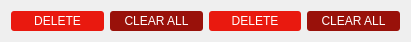
   <widget class="QWidget" name="gridLayoutWidget_3">
    <property name="geometry">
     <rect>
      <x>750</x>
      <y>640</y>
      <width>411</width>
      <height>21</height>
     </rect>
    </property>
    <layout class="QGridLayout" name="gridLayout_3">
     <item row="0" column="2">
      <widget class="QPushButton" name="btn4SS_delete">
       <property name="styleSheet">
        <string notr="true">QPushButton#btn4SS_delete {color: #fff;background-color: #E9190F;border-radius: 3px;	padding: 3px;}QPushButton#btn4SS_delete:hover:!pressed {background-color: #D3170D;}</string>
       </property>
       <property name="text">
        <string>DELETE</string>
       </property>
      </widget>
     </item>
     <item row="0" column="0">
      <widget class="QPushButton" name="btn4FS_delete">
       <property name="styleSheet">
        <string notr="true">QPushButton#btn4FS_delete {color: #fff;background-color: #E9190F;border-radius: 3px;padding: 3px;}QPushButton#btn4FS_delete:hover:!pressed {background-color: #D3170D;}</string>
       </property>
       <property name="text">
        <string>DELETE</string>
       </property>
      </widget>
     </item>
     <item row="0" column="1">
      <widget class="QPushButton" name="btn4FS_clear">
       <property name="styleSheet">
        <string notr="true">QPushButton#btn4FS_clear {color: #fff;background-color: #99110A;border-radius: 3px;padding: 3px;}QPushButton#btn4FS_clear:hover:!pressed {background-color: #860F09;}</string>
       </property>
       <property name="text">
        <string>CLEAR ALL</string>
       </property>
      </widget>
     </item>
     <item row="0" column="3">
      <widget class="QPushButton" name="btn4SS_clear">
       <property name="styleSheet">
        <string notr="true">QPushButton#btn4SS_clear {color: #fff;background-color: #99110A;border-radius: 3px;	padding: 3px;}QPushButton#btn4SS_clear:hover:!pressed {background-color: #860F09;}</string>
       </property>
       <property name="text">
        <string>CLEAR ALL</string>
       </property>
      </widget>
     </item>
    </layout>
   </widget>
